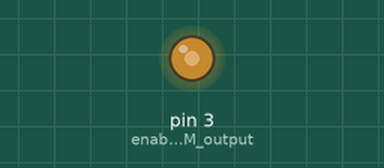
Recording of a sketch running on a simulated Arduino Uno, built with avr-gcc and run on an emulated ATmega328P. Parts: output pins drawn as LEDs (lit = HIGH).

Above: at 0.1 s.
Timing chart, 0 to 1.6 s (numbered marks = the images above):
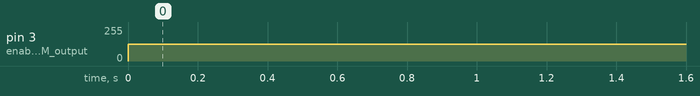

The sketch:

pwm_100khz_base.ino
```cpp
void setup()
{
 // configure hardware timer2 to generate a fast PWM on OC2B (Arduino digital pin 3)
 // set pin high on overflow, clear on compare match with OCR2B
 TCCR2A = 0x23;
 TCCR2B = 0x09;  // select timer2 clock as unscaled 16 MHz I/O clock
 OCR2A = 159;  // top/overflow value is 159 => produces a 100 kHz PWM
 pinMode(3, OUTPUT);  // enable the PWM output (you now have a PWM signal on digital pin 3)
}

void loop()
{
 OCR2B = 79;  // set the PWM to 50% duty cycle
 //pinMode(3, INPUT);  // turn off the PWM
 pinMode(3, OUTPUT);  // turn the PWM back on

}
```

Measured:
- by itself, pin 3 (enable_the_PWM_output): 0/255 → 127/255 at 0.00 s
